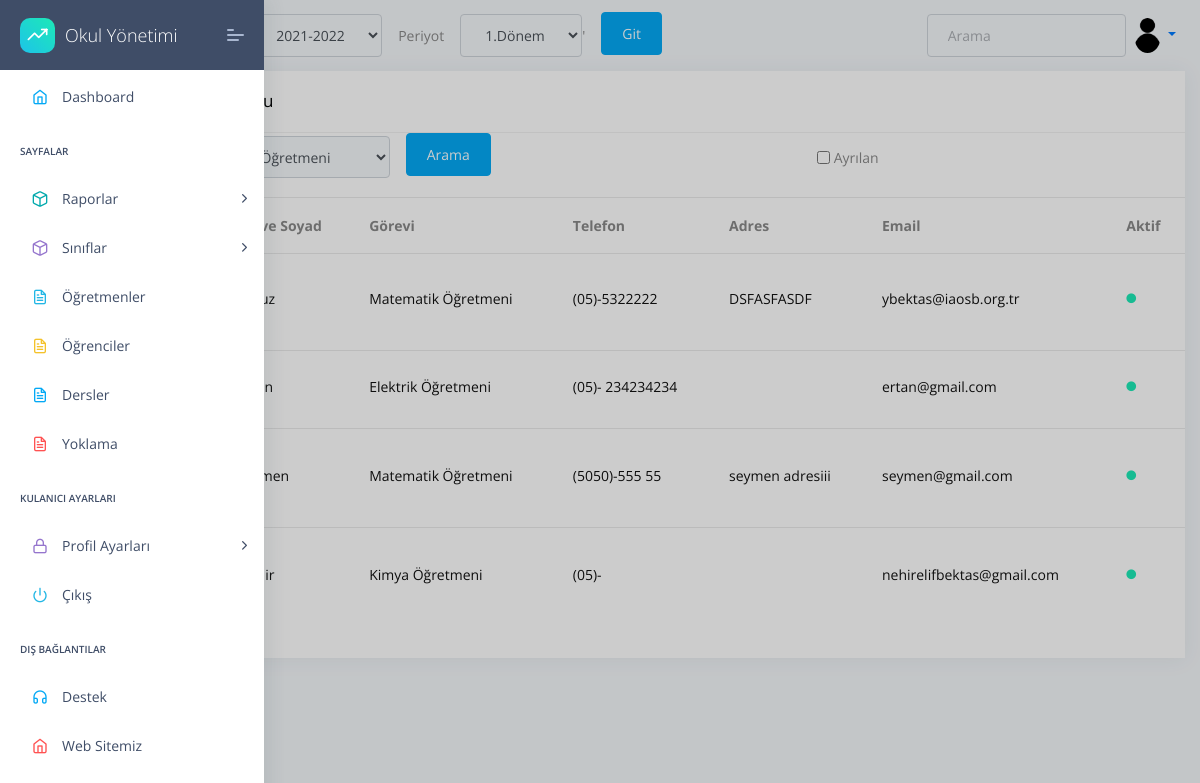
Before: /usr-ogretmenler.html (signed in) with the older database file.
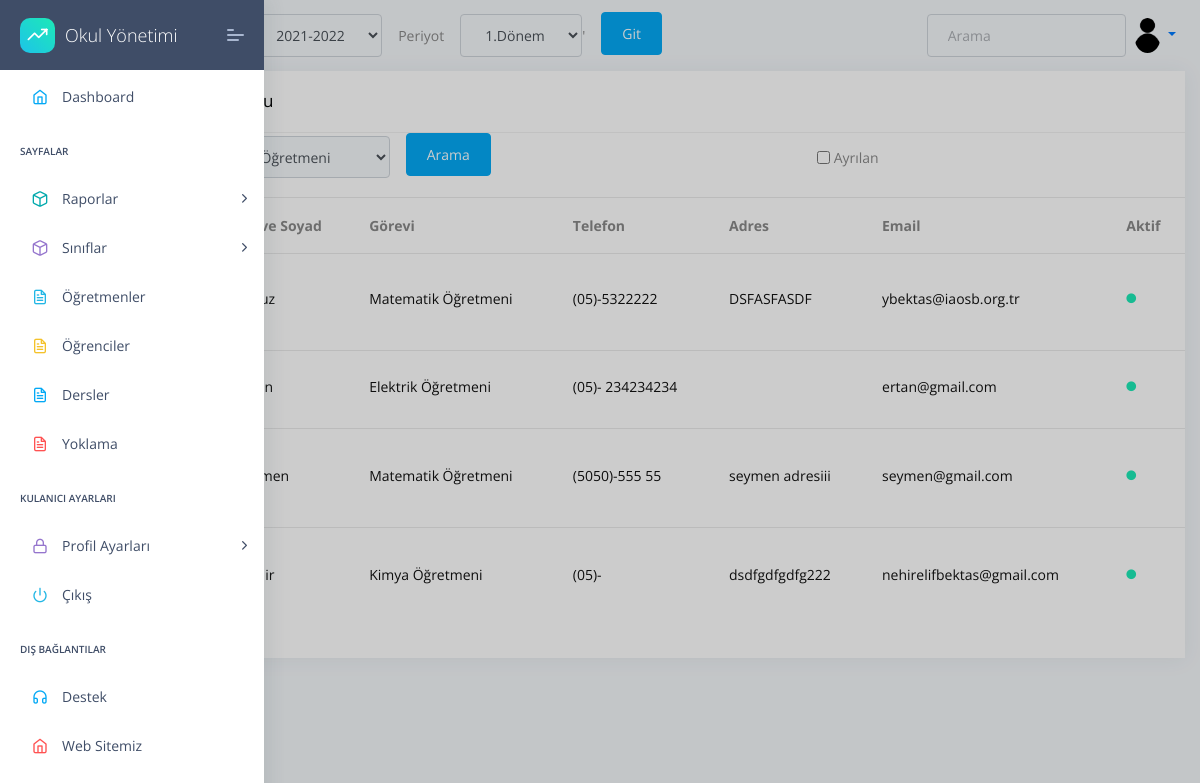
After: the same page with the newer database file.
### apps/home/models.py (models this page shows, shortened)
class Profil(models.Model):
    user=models.OneToOneField(User,on_delete=models.CASCADE,related_name="user")
    TC=models.CharField(max_length=11,unique=True,validators=[validateEven],blank=True,null=True)# regex eklenecek, validasyon yapilacak
    image=models.ImageField(upload_to=upload_location,blank=True,null=True,default='images/person.png')
    job=models.ForeignKey(JobsTable,on_delete=models.CASCADE,unique=False,blank=True,null=True)
    phone=models.CharField(validators=[validatePhone], max_length=17, blank=True,default="05",null=True,unique=False) # regex eklenecek, validasyon yapilacak
    adress=models.TextField(max_length=100,unique=False,blank=True,null=True)
    isWorking=models.BooleanField(default=True,unique=False,blank=True,null=True)
    HESCode=models.CharField(max_length=12,unique=True,validators=[validateHesCode],blank=True,null=True)
    birthdate=models.DateField(("Doğum Tarihiniz"), auto_now=False, auto_now_add=False,unique=False,blank=True,null=True)
    sexualChoice=(('Kız','Kız'),
              ('Erkek','Erkek'),
              ('Diger','Diğer'),
    )
    gender=CharField(max_length=10 ,choices=sexualChoice,unique=False,blank=True,null=True)

class JobsTable(models.Model):
    name=models.CharField(max_length=50,default="",)
    def __str__(self):
        return self.name

### apps/home/views.py (the view)
# urls.py: path('usr-ogretmenler.html', views.profilShowList,name='kullanicilar'),
@login_required(login_url="/login/")
def profilShowList(request):
    jobs =  JobsTable.objects.all()
    jobname = request.GET.get("jobname")
    if jobname ==None or jobname =="0":
        profilList = Profil.objects.all()
    else:
        profilList = Profil.objects.filter(job__name=jobname)
    context = {
        'Kullanicilar' : profilList,
        'media_url':settings.MEDIA_URL,
        'jobs':jobs,
        'sessions':sessions,"periods":periods,'all_class_levels':all_class_levels
    }
    return render(request,'home/usr-ogretmenler.html',context)

### apps/home/models.py (called while the page is built)
    def __str__(self):
      return self.session

    def __str__(self):
      return self.period

### apps/templates/home/usr-ogretmenler.html (shortened to what this page needs)
{% extends "layouts/base.html" %}
{% block content %}
 <div class="col-xl-12 col-md-6">
    <div class="card Recent-Users">
        <div class="card-header">
            <h5>Kullanıcılar Tablosu</h5>
        </div>
        {% include  'home/filter.html' %}
        <div class="card-block px-0 py-3">
            <div class="table-responsive">
                <table class="table table-hover">
                    <thead>
                        <tr>
                        <th scope="col">Profil Resmi</th>
                          <th scope="col">Ad ve Soyad</th>
                          <th scope="col">Görevi</th>
                          <th scope="col">Telefon</th>
                          <th scope="col">Adres</th>
                          <th scope="col">Email</th>
                          <th scope="col">Aktif</th>
                        </tr>
                      </thead>
                    <tbody>
                        {% for kullanici in Kullanicilar %}
                        <tr class="unread">
                            <td>
                                <a href="{% url 'users-view' kullanici.id %}">
                            </a>
                            </td>
                            <td title="Ad Soyad">
                                <a href="{% url 'users-view' kullanici.id %}">
                                <h6 class="mb-1">{{kullanici.user.first_name}} {{kullanici.last_name}}</h6>
                                </a>
                            </td>
                            <td>
                                <a href="{% url 'users-view' kullanici.id %}">
                                <h6 class="mb-1">{{kullanici.job}} </h6>
                                </a>
                            </td>
                            <td>
                                <a href="{% url 'users-view' kullanici.id %}">
                                <h6 class="mb-1">{{kullanici.phone}} </h6>
                                </a>
                            </td>
                            <td>
                                <a href="{% url 'users-view' kullanici.id %}">
                                <h6 class="mb-1">{{kullanici.adress}}</h6>
                            </a>
                            </td>
                            <td>
                                <a href="{% url 'users-view' kullanici.id %}">
                                <h6 class="mb-1">{{kullanici.user.email}} </h6>
                            </a>
                            </td>
                            <td>
                                {% if kullanici.isWorking %}
                                <h6 class="text-muted"><i class="fas fa-circle text-c-green f-10 m-r-15"></i></h6>
                                {% else %}
                                <h6 class="text-muted"><i class="fas fa-circle text-c-black f-10 m-r-15"></i></h6>
                                {% endif %}
                            </td>
                        </tr>
                       {% endfor %}
                    </tbody>
                </table>
            </div>
        </div>
    </div>
</div>
{% endblock content %}

Changed rows visible on the page:
changed Profil "Kimya Öğretmeni": adress (not shown) → "dsdfgdfgdfg222"
